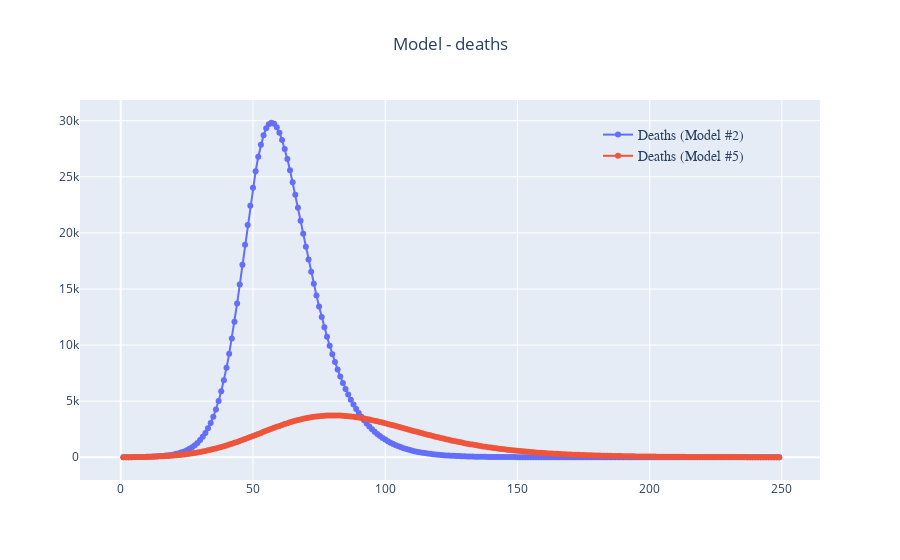

Notebook cell for this chart:
### Code cell
tbound = 250
fig = go.Figure()

fig.add_trace(go.Scatter(
    x=df2[df2.time<tbound]['time'],
    y=df2[df2.time<tbound]['Deaths'].diff(),
    name='Deaths (Model #2)',
    mode='lines+markers',line_width=2,marker_size=6,opacity=1))

fig.add_trace(go.Scatter(
    x=df5[df5.time<tbound]['time'],
    y=df5[df5.time<tbound]['Deaths'].diff(),
    name='Deaths (Model #5)',
    mode='lines+markers',line_width=2,marker_size=6,opacity=1))

fig.update_layout(
    title="Model - deaths",
    title_x=0.5,showlegend=True,yaxis = {'type': 'linear'},
    legend=dict(
            x=0.70,y=0.95,
            traceorder="normal",font=dict(family="sans-serif",size=14),bgcolor='rgba(0,0,0,0)'),)

fig.show()

### Figure 1 — Plotly figure (JSON) as saved in the notebook; plotly's stock layout.template omitted (floating-point values rounded to 4 significant figures; data arrays with more than 128 entries replaced by an {"elided": "..."} marker saying what was removed)
{"data": [{"line": {"width": 2}, "marker": {"size": 6}, "mode": "lines+markers", "name": "Deaths (Model #2)", "opacity": 1, "type": "scatter", "x": {"elided": "250 int values"}, "y": {"elided": "250 float values"}}, {"line": {"width": 2}, "marker": {"size": 6}, "mode": "lines+markers", "name": "Deaths (Model #5)", "opacity": 1, "type": "scatter", "x": {"elided": "250 int values"}, "y": {"elided": "250 float values"}}], "layout": {"legend": {"bgcolor": "rgba(0,0,0,0)", "font": {"family": "sans-serif", "size": 14}, "traceorder": "normal", "x": 0.7, "y": 0.95}, "showlegend": true, "title": {"text": "Model - deaths", "x": 0.5}, "yaxis": {"type": "linear"}}}
